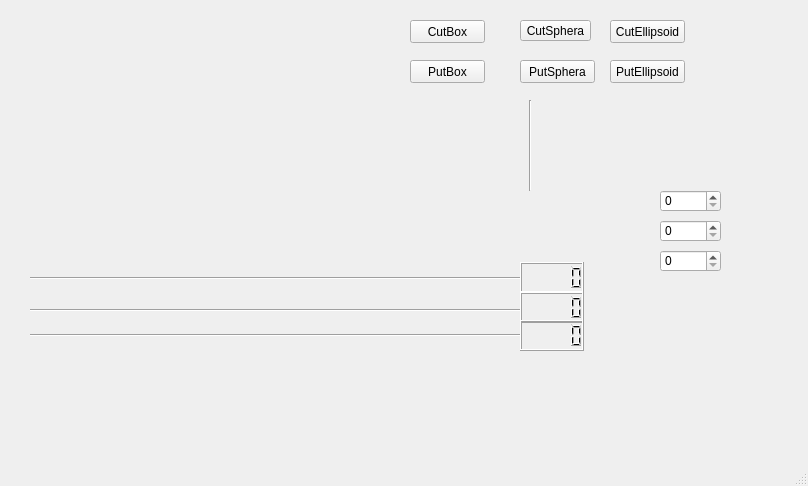
<?xml version="1.0" encoding="UTF-8"?>
<ui version="4.0">
 <class>MainWindow</class>
 <widget class="QMainWindow" name="MainWindow">
  <property name="geometry">
   <rect>
    <x>0</x>
    <y>0</y>
    <width>808</width>
    <height>486</height>
   </rect>
  </property>
  <property name="windowTitle">
   <string>MainWindow</string>
  </property>
  <widget class="QWidget" name="centralwidget">
   <widget class="Plotter" name="widget" native="true">
    <property name="geometry">
     <rect>
      <x>10</x>
      <y>20</y>
      <width>371</width>
      <height>221</height>
     </rect>
    </property>
   </widget>
   <widget class="QPushButton" name="pushButton">
    <property name="geometry">
     <rect>
      <x>410</x>
      <y>20</y>
      <width>75</width>
      <height>23</height>
     </rect>
    </property>
    <property name="text">
     <string>CutBox</string>
    </property>
   </widget>
   <widget class="QPushButton" name="pushButton_2">
    <property name="geometry">
     <rect>
      <x>410</x>
      <y>60</y>
      <width>75</width>
      <height>23</height>
     </rect>
    </property>
    <property name="text">
     <string>PutBox</string>
    </property>
   </widget>
   <widget class="QToolButton" name="toolButton">
    <property name="geometry">
     <rect>
      <x>520</x>
      <y>20</y>
      <width>71</width>
      <height>21</height>
     </rect>
    </property>
    <property name="text">
     <string>CutSphera</string>
    </property>
   </widget>
   <widget class="QPushButton" name="pushButton_3">
    <property name="geometry">
     <rect>
      <x>520</x>
      <y>60</y>
      <width>75</width>
      <height>23</height>
     </rect>
    </property>
    <property name="text">
     <string>PutSphera</string>
    </property>
   </widget>
   <widget class="QPushButton" name="pushButton_4">
    <property name="geometry">
     <rect>
      <x>610</x>
      <y>20</y>
      <width>75</width>
      <height>23</height>
     </rect>
    </property>
    <property name="text">
     <string>CutEllipsoid</string>
    </property>
   </widget>
   <widget class="QPushButton" name="pushButton_5">
    <property name="geometry">
     <rect>
      <x>610</x>
      <y>60</y>
      <width>75</width>
      <height>23</height>
     </rect>
    </property>
    <property name="text">
     <string>PutEllipsoid</string>
    </property>
   </widget>
   <widget class="Line" name="line">
    <property name="geometry">
     <rect>
      <x>30</x>
      <y>270</y>
      <width>491</width>
      <height>16</height>
     </rect>
    </property>
    <property name="orientation">
     <enum>Qt::Horizontal</enum>
    </property>
   </widget>
   <widget class="Line" name="line_2">
    <property name="geometry">
     <rect>
      <x>30</x>
      <y>300</y>
      <width>491</width>
      <height>20</height>
     </rect>
    </property>
    <property name="orientation">
     <enum>Qt::Horizontal</enum>
    </property>
   </widget>
   <widget class="Line" name="line_3">
    <property name="geometry">
     <rect>
      <x>30</x>
      <y>320</y>
      <width>491</width>
      <height>31</height>
     </rect>
    </property>
    <property name="orientation">
     <enum>Qt::Horizontal</enum>
    </property>
   </widget>
   <widget class="QLCDNumber" name="lcdNumber">
    <property name="geometry">
     <rect>
      <x>520</x>
      <y>262</y>
      <width>64</width>
      <height>31</height>
     </rect>
    </property>
   </widget>
   <widget class="QLCDNumber" name="lcdNumber_2">
    <property name="geometry">
     <rect>
      <x>520</x>
      <y>292</y>
      <width>64</width>
      <height>31</height>
     </rect>
    </property>
   </widget>
   <widget class="QLCDNumber" name="lcdNumber_3">
    <property name="geometry">
     <rect>
      <x>520</x>
      <y>320</y>
      <width>64</width>
      <height>31</height>
     </rect>
    </property>
   </widget>
   <widget class="Line" name="line_4">
    <property name="geometry">
     <rect>
      <x>520</x>
      <y>100</y>
      <width>20</width>
      <height>91</height>
     </rect>
    </property>
    <property name="orientation">
     <enum>Qt::Vertical</enum>
    </property>
   </widget>
   <widget class="QSpinBox" name="spinBox">
    <property name="geometry">
     <rect>
      <x>660</x>
      <y>190</y>
      <width>61</width>
      <height>22</height>
     </rect>
    </property>
   </widget>
   <widget class="QSpinBox" name="spinBox_2">
    <property name="geometry">
     <rect>
      <x>660</x>
      <y>220</y>
      <width>61</width>
      <height>22</height>
     </rect>
    </property>
   </widget>
   <widget class="QSpinBox" name="spinBox_3">
    <property name="geometry">
     <rect>
      <x>660</x>
      <y>250</y>
      <width>61</width>
      <height>22</height>
     </rect>
    </property>
   </widget>
  </widget>
  <widget class="QMenuBar" name="menubar">
   <property name="geometry">
    <rect>
     <x>0</x>
     <y>0</y>
     <width>808</width>
     <height>21</height>
    </rect>
   </property>
  </widget>
  <widget class="QStatusBar" name="statusbar"/>
 </widget>
 <customwidgets>
  <customwidget>
   <class>Plotter</class>
   <extends>QWidget</extends>
   <header>plotter.h</header>
   <container>1</container>
  </customwidget>
 </customwidgets>
 <resources/>
 <connections>
  <connection>
   <sender>line</sender>
   <signal>objectNameChanged(QString)</signal>
   <receiver>lcdNumber</receiver>
   <slot>display(QString)</slot>
   <hints>
    <hint type="sourcelabel">
     <x>491</x>
     <y>293</y>
    </hint>
    <hint type="destinationlabel">
     <x>551</x>
     <y>311</y>
    </hint>
   </hints>
  </connection>
  <connection>
   <sender>line_2</sender>
   <signal>objectNameChanged(QString)</signal>
   <receiver>lcdNumber_2</receiver>
   <slot>display(QString)</slot>
   <hints>
    <hint type="sourcelabel">
     <x>518</x>
     <y>330</y>
    </hint>
    <hint type="destinationlabel">
     <x>551</x>
     <y>330</y>
    </hint>
   </hints>
  </connection>
 </connections>
</ui>
